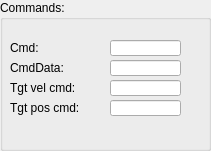
   <widget class="QGroupBox" name="groupBox">
    <property name="geometry">
     <rect>
      <x>10</x>
      <y>360</y>
      <width>211</width>
      <height>151</height>
     </rect>
    </property>
    <property name="title">
     <string>Commands:</string>
    </property>
    <widget class="caLineEdit" name="calineedit_42">
     <property name="geometry">
      <rect>
       <x>110</x>
       <y>100</y>
       <width>71</width>
       <height>16</height>
      </rect>
     </property>
     <property name="maximumSize">
      <size>
       <width>16777215</width>
       <height>18</height>
      </size>
     </property>
     <property name="channel" stdset="0">
      <string notr="true">$(DEV):$(Axis)-TgtPosCmd</string>
     </property>
     <property name="background">
      <color alpha="222">
       <red>192</red>
       <green>192</green>
       <blue>192</blue>
      </color>
     </property>
     <property name="colorMode">
      <enum>caLineEdit::Static</enum>
     </property>
     <property name="precisionMode">
      <enum>caLineEdit::Channel</enum>
     </property>
     <property name="limitsMode">
      <enum>caLineEdit::User</enum>
     </property>
     <property name="unitsEnabled">
      <bool>false</bool>
     </property>
    </widget>
    <widget class="caLabel" name="calabel_66">
     <property name="geometry">
      <rect>
       <x>10</x>
       <y>40</y>
       <width>80</width>
       <height>16</height>
      </rect>
     </property>
     <property name="maximumSize">
      <size>
       <width>16777215</width>
       <height>16</height>
      </size>
     </property>
     <property name="text">
      <string>Cmd:</string>
     </property>
    </widget>
    <widget class="caLabel" name="calabel_69">
     <property name="geometry">
      <rect>
       <x>10</x>
       <y>100</y>
       <width>80</width>
       <height>16</height>
      </rect>
     </property>
     <property name="maximumSize">
      <size>
       <width>16777215</width>
       <height>16</height>
      </size>
     </property>
     <property name="text">
      <string>Tgt pos cmd:</string>
     </property>
    </widget>
    <widget class="caLineEdit" name="calineedit_40">
     <property name="geometry">
      <rect>
       <x>110</x>
       <y>60</y>
       <width>71</width>
       <height>16</height>
      </rect>
     </property>
     <property name="maximumSize">
      <size>
       <width>16777215</width>
       <height>18</height>
      </size>
     </property>
     <property name="channel" stdset="0">
      <string notr="true">$(DEV):$(Axis)-MtnCmdData</string>
     </property>
     <property name="background">
      <color alpha="222">
       <red>192</red>
       <green>192</green>
       <blue>192</blue>
      </color>
     </property>
     <property name="colorMode">
      <enum>caLineEdit::Static</enum>
     </property>
     <property name="precisionMode">
      <enum>caLineEdit::Channel</enum>
     </property>
     <property name="limitsMode">
      <enum>caLineEdit::User</enum>
     </property>
     <property name="unitsEnabled">
      <bool>true</bool>
     </property>
    </widget>
    <widget class="caLineEdit" name="calineedit_39">
     <property name="geometry">
      <rect>
       <x>110</x>
       <y>40</y>
       <width>71</width>
       <height>16</height>
      </rect>
     </property>
     <property name="maximumSize">
      <size>
       <width>16777215</width>
       <height>18</height>
      </size>
     </property>
     <property name="channel" stdset="0">
      <string notr="true">$(DEV):$(Axis)-MtnCmd</string>
     </property>
     <property name="background">
      <color alpha="222">
       <red>192</red>
       <green>192</green>
       <blue>192</blue>
      </color>
     </property>
     <property name="colorMode">
      <enum>caLineEdit::Static</enum>
     </property>
     <property name="precisionMode">
      <enum>caLineEdit::Channel</enum>
     </property>
     <property name="limitsMode">
      <enum>caLineEdit::User</enum>
     </property>
     <property name="unitsEnabled">
      <bool>true</bool>
     </property>
    </widget>
    <widget class="caLabel" name="calabel_67">
     <property name="geometry">
      <rect>
       <x>10</x>
       <y>60</y>
       <width>80</width>
       <height>16</height>
      </rect>
     </property>
     <property name="maximumSize">
      <size>
       <width>16777215</width>
       <height>16</height>
      </size>
     </property>
     <property name="text">
      <string>CmdData:</string>
     </property>
    </widget>
    <widget class="caLineEdit" name="calineedit_41">
     <property name="geometry">
      <rect>
       <x>110</x>
       <y>80</y>
       <width>71</width>
       <height>16</height>
      </rect>
     </property>
     <property name="maximumSize">
      <size>
       <width>16777215</width>
       <height>18</height>
      </size>
     </property>
     <property name="channel" stdset="0">
      <string notr="true">$(DEV):$(Axis)-TgtVelCmd</string>
     </property>
     <property name="background">
      <color alpha="222">
       <red>192</red>
       <green>192</green>
       <blue>192</blue>
      </color>
     </property>
     <property name="colorMode">
      <enum>caLineEdit::Static</enum>
     </property>
     <property name="precisionMode">
      <enum>caLineEdit::Channel</enum>
     </property>
     <property name="limitsMode">
      <enum>caLineEdit::User</enum>
     </property>
     <property name="unitsEnabled">
      <bool>false</bool>
     </property>
    </widget>
    <widget class="caLabel" name="calabel_68">
     <property name="geometry">
      <rect>
       <x>10</x>
       <y>80</y>
       <width>80</width>
       <height>16</height>
      </rect>
     </property>
     <property name="maximumSize">
      <size>
       <width>16777215</width>
       <height>16</height>
      </size>
     </property>
     <property name="text">
      <string>Tgt vel cmd:</string>
     </property>
    </widget>
   </widget>
